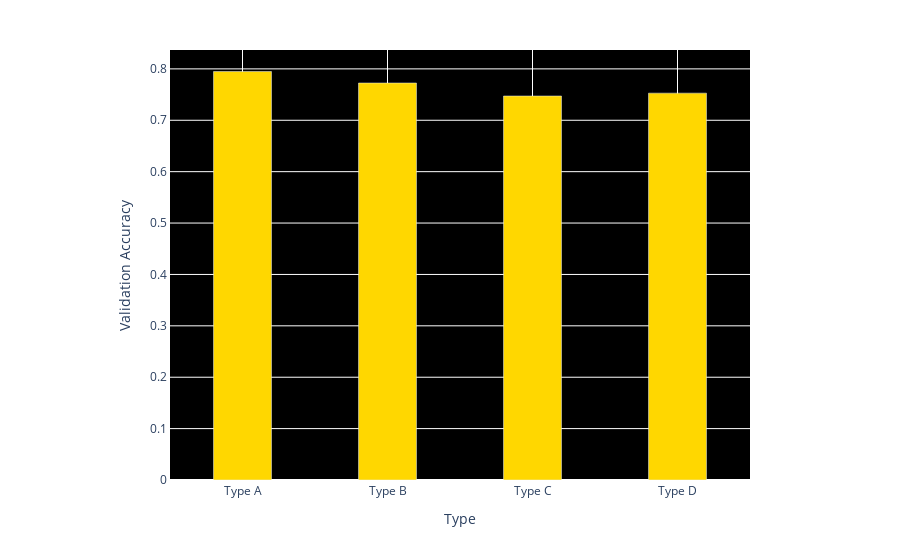

Notebook cell for this chart:
### Code cell
models=['Type A', 'Type B', 'Type C', 'Type D']

fig = go.Figure([go.Bar(x=models, y=[0.7949, 0.7725, 0.7472, 0.7528], marker_color = 'gold', width=[0.4, 0.4, 0.4, 0.4])])

fig.update_layout(  xaxis_title='Type', yaxis_title='Validation Accuracy', 
                    xaxis=dict(showline=True, showgrid=True, showticklabels=True), 
                    yaxis=dict(showgrid=True, zeroline=True, showline=True, showticklabels=True), 
                    autosize=False,
                    margin=dict(autoexpand=False,l=170,r=150,t=50,),plot_bgcolor='black')
fig.show()

### Figure 1 — Plotly figure (JSON) as saved in the notebook; plotly's stock layout.template omitted (floating-point values rounded to 4 significant figures)
{"data": [{"marker": {"color": "gold"}, "type": "bar", "width": [0.4, 0.4, 0.4, 0.4], "x": ["Type A", "Type B", "Type C", "Type D"], "y": [0.7949, 0.7725, 0.7472, 0.7528]}], "layout": {"autosize": false, "margin": {"autoexpand": false, "l": 170, "r": 150, "t": 50}, "plot_bgcolor": "black", "xaxis": {"showgrid": true, "showline": true, "showticklabels": true, "title": {"text": "Type"}}, "yaxis": {"showgrid": true, "showline": true, "showticklabels": true, "title": {"text": "Validation Accuracy"}, "zeroline": true}}}
